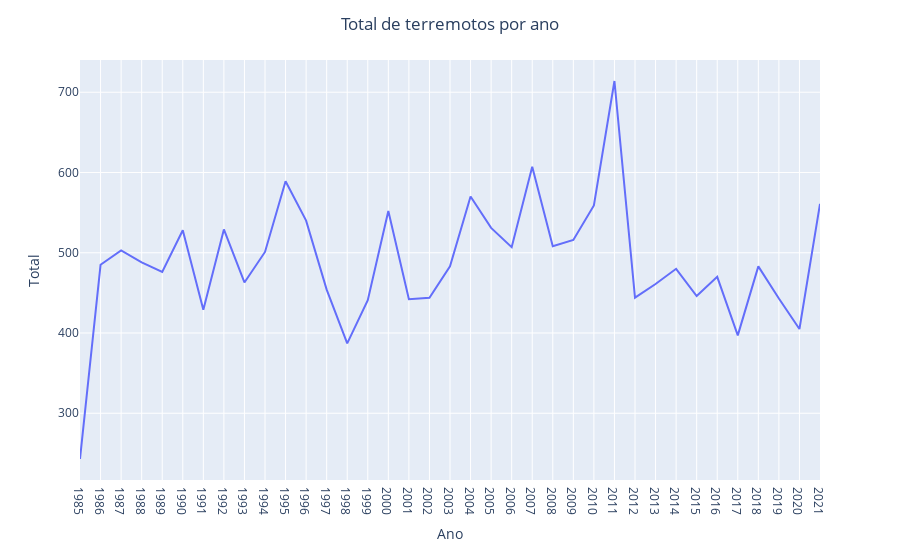

Source (notebook cell):
### Markdown cell above
## Evolução do total de terremotos na série histórica

### Code cell
fig = px.line(df_sismos_summary,
              x=df_sismos_summary['ano'],
              y=df_sismos_summary['total'],        
              )
fig.update_layout(title_text='Total de terremotos por ano',
                      title_x=0.5,
                      xaxis_title='Ano',
                      yaxis_title='Total',
                    )
    
fig.show()

### Figure 1 — Plotly figure (JSON) as saved in the notebook; plotly's stock layout.template omitted (floating-point values rounded to 4 significant figures)
{"data": [{"hovertemplate": "ano=%{x}<br>total=%{y}<extra></extra>", "legendgroup": "", "line": {"color": "#636efa", "dash": "solid"}, "marker": {"symbol": "circle"}, "mode": "lines", "name": "", "orientation": "v", "showlegend": false, "type": "scatter", "x": ["1985", "1986", "1987", "1988", "1989", "1990", "1991", "1992", "1993", "1994", "1995", "1996", "1997", "1998", "1999", "2000", "2001", "2002", "2003", "2004", "2005", "2006", "2007", "2008", "2009", "2010", "2011", "2012", "2013", "2014", "2015", "2016", "2017", "2018", "2019", "2020", "2021"], "xaxis": "x", "y": [243, 485, 503, 488, 476, 528, 429, 529, 463, 501, 589, 540, 454, 387, 441, 552, 442, 444, 483, 570, 531, 507, 607, 508, 516, 559, 714, 444, 461, 480, 446, 470, 397, 483, 443, 405, 561], "yaxis": "y"}], "layout": {"legend": {"tracegroupgap": 0}, "margin": {"t": 60}, "title": {"text": "Total de terremotos por ano", "x": 0.5}, "xaxis": {"anchor": "y", "domain": [0, 1], "title": {"text": "Ano"}}, "yaxis": {"anchor": "x", "domain": [0, 1], "title": {"text": "Total"}}}}
